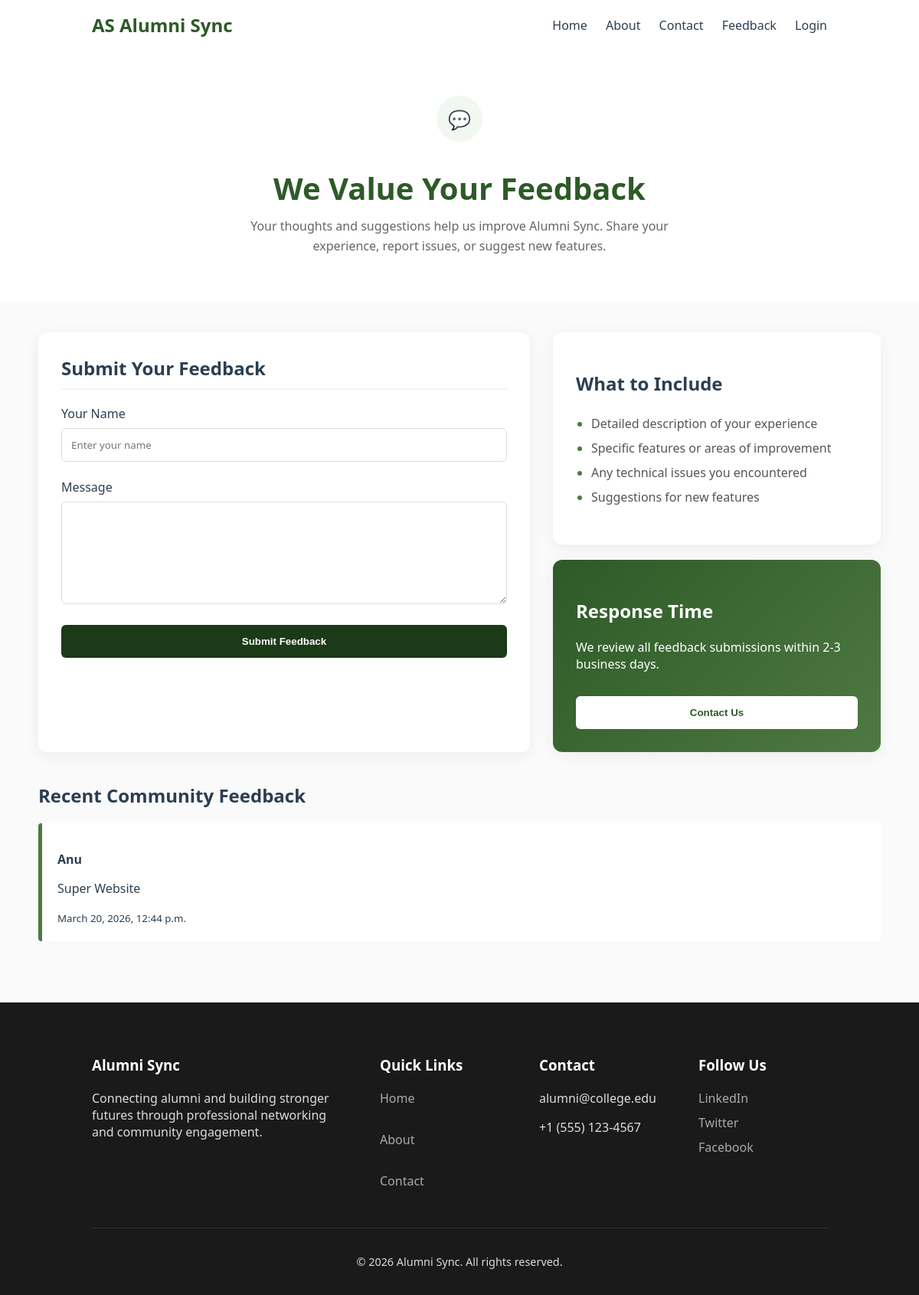
The app's page /alumni_app/alumni/feedback/ with its own data.
### Alumni_app/models.py (models this page shows, shortened)
class Feedback(models.Model):
    user = models.ForeignKey(User, on_delete=models.CASCADE, null=True, blank=True)
    name = models.CharField(max_length=100, null=True, blank=True)
    message = models.TextField()
    created_at = models.DateTimeField(auto_now_add=True)

### Alumni_app/views.py (the view, shortened to what this page needs)
# urls.py: path('alumni/feedback/', views.alumni_feedback, name='alumni_feedback'),
def alumni_feedback(request):
    feedbacks = Feedback.objects.all().order_by("-created_at")
    return render(request, "alumni_feedback.html", {"feedbacks": feedbacks})

### Alumni_app/templates/alumni_feedback.html (shortened to what this page needs)
{% load static %}
<!DOCTYPE html>
<html>
<head>
<link rel="stylesheet" href="{% static 'alumni_feedback.css' %}">
</head>
<body>
<header>
<div><h2>AS Alumni Sync</h2></div>
<nav>
<a href="{% url 'index' %}">Home</a>
<a href="{% url 'about' %}">About</a>
<a href="{% url 'contact' %}">Contact</a>
<a href="{% url 'alumni_feedback' %}">Feedback</a>
<a href="{% url 'login_portal' %}">Login</a>
</nav>
</header>
<section class="hero">
<div class="hero-icon">💬</div>
<h1>We Value Your Feedback</h1>
<p>
Your thoughts and suggestions help us improve Alumni Sync.
Share your experience, report issues, or suggest new features.
</p>
</section>
<div class="container">
<div class="card feedback-form">
<h2>Submit Your Feedback</h2>
<form method="POST">
{% if request.user.is_authenticated %}
<label>Username</label>
<input type="text" value="{{ request.user.username }}" readonly>
{% else %}
<label>Your Name</label>
<input type="text" name="name" placeholder="Enter your name">
{% endif %}
<br><br>
<label>Message</label>
<textarea name="message" rows="6"></textarea>
<br><br>
<button type="submit">Submit Feedback</button>
</form>
</div>
<div class="sidebar">
<div class="card info-box">
<h2>What to Include</h2>
<ul>
<li>Detailed description of your experience</li>
<li>Specific features or areas of improvement</li>
<li>Any technical issues you encountered</li>
<li>Suggestions for new features</li>
</ul>
</div>
<div class="card response-time-card">
<h2>Response Time</h2>
<p>
We review all feedback submissions within 2-3 business days.
</p>
<a href="{% url 'contact' %}">
<button>Contact Us</button>
</a>
</div>
</div>
</div>
<section class="user-feedback-section">
<h2>Recent Community Feedback</h2>
{% for feedback in feedbacks %}
<div class="feedback-item">
<p>
<strong>{{ feedback.user.username }}</strong>
</p>
<p>{{ feedback.message }}</p>
<small>{{ feedback.created_at }}</small>
</div>
{% empty %}
<p>No feedback submitted yet.</p>
{% endfor %}
</section>
<footer>
<div>
<h3>Alumni Sync</h3>
<p>
Connecting alumni and building stronger futures through
professional networking and community engagement.
</p>
</div>
<div>
<h3>Quick Links</h3>
<a href="#">Home</a><br>
<a href="#">About</a><br>
<a href="#">Contact</a>
</div>
<div>
<h3>Contact</h3>
<p>alumni@college.edu</p>
<p>+1 (555) 123-4567</p>
</div>
<div>
<h3>Follow Us</h3>
<a href="#">LinkedIn</a>
<a href="#">Twitter</a>
<a href="#">Facebook</a>
</div>
<div class="footer-bottom">
<p>© 2026 Alumni Sync. All rights reserved.</p>
</div>
</footer>
</body>
</html>

### Alumni_app/static/alumni_feedback.css (style rules this page uses)
:root { --primary-green: #2d5a27; --accent-green: #4f7942; --light-green: #f1f8f1; --button-green: #1b3a18; --text-main: #2c3e50; --white: #ffffff; }
body { font-family: 'Segoe UI', Tahoma, Geneva, Verdana, sans-serif; background-color: #fafafa; color: var(--text-main); margin: 0; }
header { display: flex; justify-content: space-between; align-items: center; padding: 1rem 10%; background: var(--white); box-shadow: 0 2px 10px rgba(0,0,0,0.05); }
header h2 { color: var(--primary-green); margin: 0; }
nav a { text-decoration: none; color: var(--text-main); margin-left: 20px; font-weight: 500; }
.hero { text-align: center; padding: 60px 20px; background: var(--white); }
.hero-icon { background: var(--light-green); width: 60px; height: 60px; border-radius: 50%; display: flex; align-items: center; justify-content: center; margin: 0 auto 20px; font-size: 24px; }
.hero h1 { font-size: 2.5rem; color: var(--primary-green); margin-bottom: 10px; }
.hero p { color: #666; max-width: 600px; margin: 0 auto; line-height: 1.6; }
.container { max-width: 1100px; margin: 40px auto; display: grid; grid-template-columns: 1.5fr 1fr; gap: 30px; padding: 0 20px; }
.card { background: var(--white); padding: 30px; border-radius: 12px; box-shadow: 0 4px 20px rgba(0,0,0,0.06); }
.feedback-form h2 { margin-top: 0; border-bottom: 2px solid var(--light-green); padding-bottom: 10px; }
input, textarea { width: 100%; padding: 12px; margin-top: 8px; border: 1px solid #ddd; border-radius: 6px; box-sizing: border-box; font-family: inherit; }
button { background: var(--button-green); color: white; border: none; padding: 14px 28px; border-radius: 6px; cursor: pointer; font-weight: 600; transition: 0.3s; width: 100%; }
.info-box ul { padding-left: 20px; line-height: 2; color: #555; }
.info-box li::marker { color: var(--accent-green); }
.response-time-card { background: linear-gradient(135deg, var(--primary-green), var(--accent-green)); color: white; margin-top: 20px; }
.response-time-card h2 { color: white; }
.response-time-card button { background: white; color: var(--primary-green); margin-top: 15px; }
footer { background: #1a1a1a; color: #ddd; padding: 50px 10% 20px; margin-top: 80px; display: grid; grid-template-columns: 2fr 1fr 1fr 1fr; gap: 40px; }
footer h3 { color: white; margin-bottom: 20px; }
footer a { color: #aaa; text-decoration: none; display: block; margin-bottom: 10px; }
.footer-bottom { grid-column: 1 / -1; border-top: 1px solid #333; padding-top: 20px; text-align: center; font-size: 0.9rem; }
.user-feedback-section { max-width: 1100px; margin: 40px auto; padding: 0 20px; }
.feedback-item { background: #fff; padding: 20px; margin-bottom: 15px; border-left: 5px solid var(--accent-green); border-radius: 4px; }

### records on screen
Feedback: user.username "Anu", message "Super Website", created_at "March 20, 2026, 12:44 p.m."
